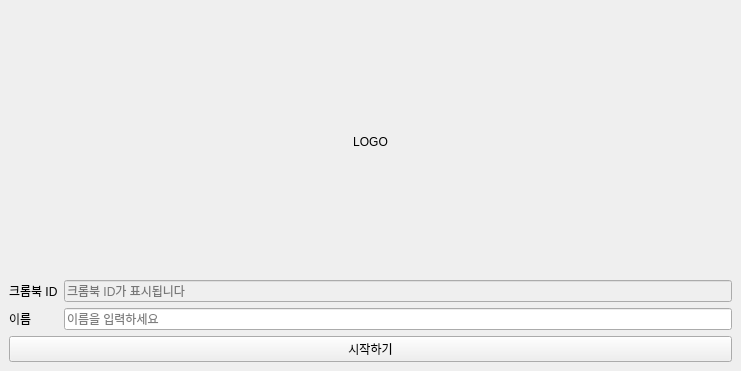
<?xml version="1.0" encoding="UTF-8"?>
<ui version="4.0">
 <class>MainWindow</class>
 <widget class="QMainWindow" name="MainWindow">
  <property name="geometry">
   <rect>
    <x>0</x>
    <y>0</y>
    <width>741</width>
    <height>371</height>
   </rect>
  </property>
  <property name="windowTitle">
   <string>프론 - 퍼스널 컬러 측정</string>
  </property>
  <widget class="QWidget" name="centralwidget">
   <layout class="QVBoxLayout" name="verticalLayout_2">
    <item>
     <layout class="QVBoxLayout" name="verticalLayout">
      <item>
       <widget class="QLabel" name="pronLogoLabel">
        <property name="text">
         <string>LOGO</string>
        </property>
        <property name="alignment">
         <set>Qt::AlignCenter</set>
        </property>
       </widget>
      </item>
      <item>
       <layout class="QGridLayout" name="gridLayout">
        <item row="1" column="1">
         <widget class="QLineEdit" name="nameEdit">
          <property name="statusTip">
           <string>이름을 입력하세요</string>
          </property>
          <property name="placeholderText">
           <string>이름을 입력하세요</string>
          </property>
         </widget>
        </item>
        <item row="0" column="1">
         <widget class="QLineEdit" name="chromebookIDEdit">
          <property name="enabled">
           <bool>false</bool>
          </property>
          <property name="statusTip">
           <string/>
          </property>
          <property name="placeholderText">
           <string>크롬북 ID가 표시됩니다</string>
          </property>
         </widget>
        </item>
        <item row="0" column="0">
         <widget class="QLabel" name="chromebookIDLabel">
          <property name="text">
           <string>크롬북 ID</string>
          </property>
         </widget>
        </item>
        <item row="1" column="0">
         <widget class="QLabel" name="nameLabel">
          <property name="text">
           <string>이름</string>
          </property>
         </widget>
        </item>
       </layout>
      </item>
      <item>
       <widget class="QPushButton" name="startButton">
        <property name="text">
         <string>시작하기</string>
        </property>
       </widget>
      </item>
     </layout>
    </item>
   </layout>
  </widget>
 </widget>
 <resources/>
 <connections/>
</ui>
